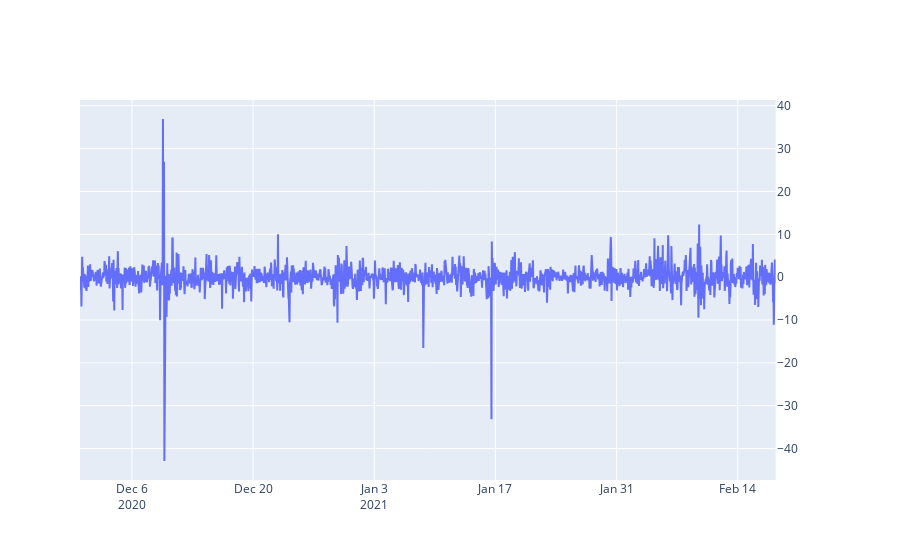

The notebook cell saved with this chart:
### Code cell
fig = make_subplots(specs=[[{"secondary_y": True}]])
fig.add_trace(go.Scatter(x=df_train.index, y=df_test.aaveHourlyChange,
                    mode='lines',
                    name='Aave Change'),
                    secondary_y=True)

### Figure 1 — Plotly figure (JSON) as saved in the notebook; plotly's stock layout.template omitted (floating-point values rounded to 4 significant figures; data arrays with more than 128 entries replaced by an {"elided": "..."} marker saying what was removed)
{"data": [{"mode": "lines", "name": "Aave Change", "type": "scatter", "x": {"elided": "7719 str values"}, "xaxis": "x", "y": {"elided": "1930 float values"}, "yaxis": "y2"}], "layout": {"xaxis": {"anchor": "y", "domain": [0, 0.94]}, "yaxis": {"anchor": "x", "domain": [0, 1]}, "yaxis2": {"anchor": "x", "overlaying": "y", "side": "right"}}}
